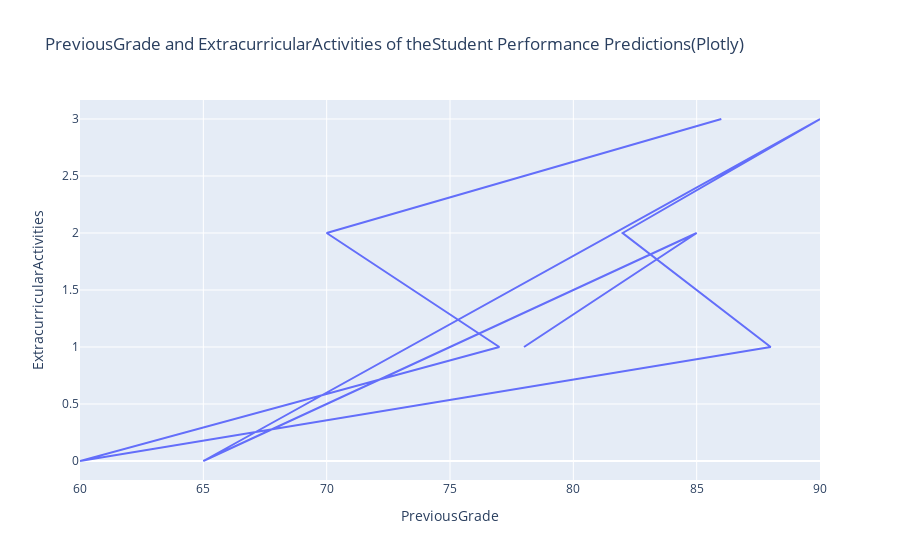

Notebook source saved alongside this figure:
### Code cell
fig = px.line(data, x='PreviousGrade', y='ExtracurricularActivities', title='PreviousGrade and ExtracurricularActivities of the Student Performance Predictions(Plotly)')
fig.show()

### Figure 1 — Plotly figure (JSON) as saved in the notebook; plotly's stock layout.template omitted (floating-point values rounded to 4 significant figures)
{"data": [{"hovertemplate": "PreviousGrade=%{x}<br>ExtracurricularActivities=%{y}<extra></extra>", "legendgroup": "", "line": {"color": "#636efa", "dash": "solid"}, "marker": {"symbol": "circle"}, "mode": "lines", "name": "", "orientation": "v", "showlegend": false, "type": "scatter", "x": [78, 85, 65, 90, 82, 88, 60, 77, 70, 86], "xaxis": "x", "y": [1, 2, 0, 3, 2, 1, 0, 1, 2, 3], "yaxis": "y"}], "layout": {"autosize": true, "legend": {"tracegroupgap": 0}, "title": {"text": "PreviousGrade and ExtracurricularActivities of theStudent Performance Predictions(Plotly)"}, "xaxis": {"anchor": "y", "autorange": true, "domain": [0, 1], "range": [60, 90], "title": {"text": "PreviousGrade"}, "type": "linear"}, "yaxis": {"anchor": "x", "autorange": true, "domain": [0, 1], "range": [-0.1667, 3.167], "title": {"text": "ExtracurricularActivities"}, "type": "linear"}}}
